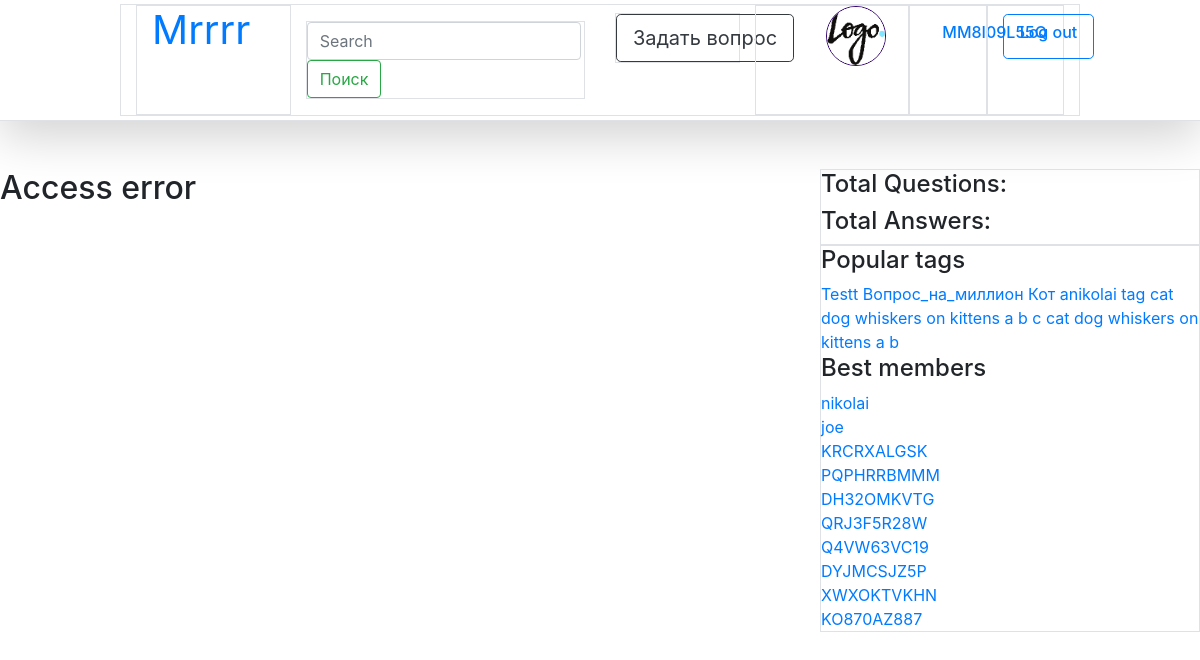
Screenshot of /settings/nikolai (signed in) with the database file from the repository.
### question_site/models.py (models this page shows, shortened)
class User(AbstractUser):
    avatar = models.ImageField(default="uploads/default_user.png", upload_to="uploads/",
                               verbose_name="User's Avatar")
    registration_date = models.DateTimeField(default=timezone.now, verbose_name="User's Registration Date")
    rating = models.IntegerField(default=0, verbose_name="User's Rating")
    objects = UserManager()

class Tag(models.Model):
    name = models.CharField(max_length=20, default="404", verbose_name="Question's Tag")
    objects = TagManager()

### question_site/views.py (the view)
# urls.py: path('settings/<str:user_id>', views.settings, name="settings"),
def settings(request, user_id):
    user = User.objects.by_username(user_id)
    if user is None:
        raise Http404
    context = {'profile': user}
    extra_context = sidebar()
    context.update(extra_context)
    return render(request, "settings.html", context)

### question_site/managers.py (called while the page is built)
    def hottest(self):
        return self.all().annotate(question_count=Count('questions')).order_by('-question_count')

    def by_username(self, username):
        return self.all().filter(username=username).first()

    def by_rating(self):
        return self.order_by('-rating')

### question_site/views.py (called while the page is built)
def sidebar():
    tag_list = Tag.objects.hottest()[:20]
    user_list = User.objects.by_rating()[:10]
    return {'tag_list': tag_list,
            'user_list': user_list}

### templates/settings.html
{% extends 'base.html' %}
{% block content %}
{% if user.is_authenticated and user.id == profile.id %}
    <div class="col-12 border">
        <div class="col-3 border"></div>
        <table class="table col-9">
            <tbody>
            <tr>
                <th scope="row">Nickname</th>
                <td> <h3>{{ profile.username }}</h3></td>
            </tr>
            <tr>
                <th scope="row">First name</th>
                <td>{{ profile.first_name }}</td>
            </tr>
            <tr>
                <th scope="row">Second name</th>
                <td>{{ profile.last_name }}</td>
            </tr>
            <tr>
                <th scope="row">Email</th>
                <td>{{ profile.email }}</td>
            </tr>
            <tr>
                <th scope="row">Avatar</th>
                <td>
                    <img class="user align-items-center" src="{{ profile.avatar.url }}" alt="">
                    <form class="col-6" id="avatar-form" enctype="multipart/form-data" method="post" action="{% url 'add_avatar' %}">
                        {% csrf_token %}
                        <input type="file" class="form-control-file" name="avatar">
                        <button class="col-12" type="submit" value="add_avatar">Add</button>
                    </form>
                </td>
            </tr>
            <tr>
                <th scope="row">Дата регистрации: </th>
                <td>{{ profile.registration_date }}</td>
            </tr>
            </tbody>
        </table>
    </div>
{% else %}
    <h2> Access error </h2>
{% endif %}
{% endblock %}

### templates/base.html (shortened to what this page needs)
{% load static %}
<!DOCTYPE html>
<html lang="en">
<head>
    <link rel="stylesheet" href="{% static "css/bootstrap.min.css" %}">
    <link rel="stylesheet" href="{% static "css/my_css.css" %}">
</head>
<body>
    {% block navbar %}
        {% include "navbar.html" %}
    {% endblock %}
    <div class="row">
        <div class="col-8">
            {% block content %}{% endblock %}
        </div>
        <div class="col-4">
            <div class="border">
                <div class="">
                    <h4>Total Questions: {{ qcount }}</h4>
                    <h4>Total Answers: {{ anscount }}</h4>
                </div>
            </div>
            <div class="border">
                <h4>Popular tags</h4>
                {% for tag in tag_list %}
                    <a href="/tag/{{tag.name}}">{{tag.name}}</a>
                {% endfor %}
                <h4>Best members</h4>
                {% for user in user_list %}
                    <div>
                        <a href="/settings/{{user.get_username}}">{{user.get_username}}</a>
                    </div>
                {% endfor %}
            </div>
        </div>
    </div>
</body>
</html>

### templates/navbar.html
{% block navbar %}
{% load static %}
   <div class="col-12 d-flex flex-column flex-md-row align-items-center p-1 px-md-4 mb-5 bg-white border-bottom shadow-lg">
       <div class="container border col-10 mx-auto row">
        <h1 class="col-2 my-0 font-weight-normal border">
            <a href="{% url 'home' %}">Mrrrr</a>
        </h1>
        <div class="col-4">
            <form class="form-inline my-3 border">
                <input class="form-control mr-2" type="text" placeholder="Search" aria-label="Search">
                <button class="btn btn-outline-success my-0" type="submit">Поиск</button>
            </form>
        </div>
        <div class="col-2 border>">
            <nav class="my-2 border">
                <a class="btn btn-outline-dark btn-lg" href="{% url 'new_question' %}" role="button">Задать вопрос</a>
            </nav>
        </div>
        {% if user.is_authenticated %}
            <div class="col-2 left_line border">
                <div class="user">
                  <img src="{{ user.avatar.url }}" alt="avatar">
                </div>
            </div>
            <div class="col-1 border">
                <a class="btn btn-lg my-2"
                   href="{% url 'settings' user.username %}"><h6>{{ user.username }}</h6></a>
            </div>
            <div class="col-1 border">
                <a class="btn btn-outline-primary btn-lg my-2"
                   href="{% url 'logout' %}"><h6>Log out</h6></a>
            </div>
        {% else %}
           <div class="col-2"></div>
            <a class="col-1 btn btn-outline-primary btn-lg my-3" href="{% url 'login' %}"><h6>Log in</h6></a>
            <a class="col-1 btn btn-outline-primary btn-lg my-3" href="{% url 'registration' %}"><h6>Sign up</h6></a>
        {% endif %}
         </div>
    </div>
{% endblock %}

### static/css/my_css.css (style rules this page uses)
.user { height: 60px; }
.user img { position: absolute; transform: translate(0%, -100%); max-width:100%; max-height: 100%; margin: 60px 0px 0px 55px; position: relative; width:60px; height:60px; border: 1px solid #30006f; border-radius: 50%; }

### rows the page displays
User: avatar (placeholder picture), username "MM8I09L55Q"
Tag: name "Testt"
Tag: name "Вопрос_на_миллион"
Tag: name "Кот"
Tag: name "anikolai"
Tag: name "tag"
Tag: name "cat"
Tag: name "dog"
Tag: name "whiskers"
Tag: name "on"
Tag: name "kittens"
Tag: name "a"
Tag: name "b"
Tag: name "c"
Tag: name "cat"
Tag: name "dog"
Tag: name "whiskers"
Tag: name "on"
Tag: name "kittens"
Tag: name "a"
Tag: name "b"
User: get_username "nikolai"
User: get_username "joe"
User: get_username "KRCRXALGSK"
User: get_username "PQPHRRBMMM"
User: get_username "DH32OMKVTG"
User: get_username "QRJ3F5R28W"
User: get_username "Q4VW63VC19"
User: get_username "DYJMCSJZ5P"
User: get_username "XWXOKTVKHN"
User: get_username "KO870AZ887"
